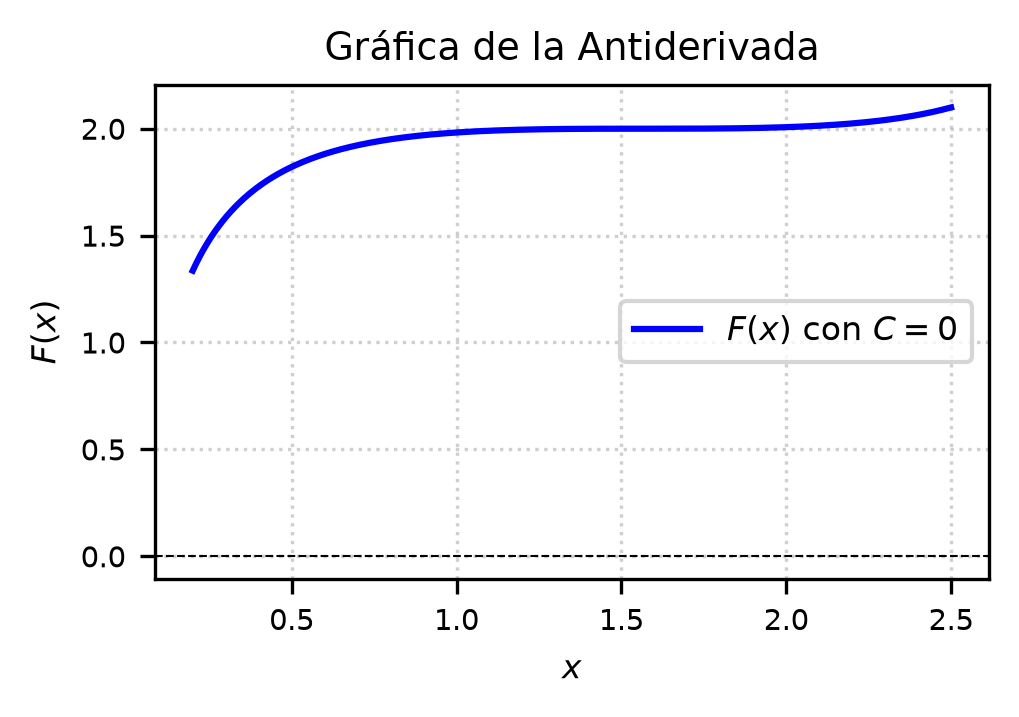

Recreate this plot in Python.
import matplotlib
matplotlib.use('Agg')
import numpy as np
import matplotlib.pyplot as plt

# Definir el dominio para x evitando singularidades (múltiplos de pi y donde tan(x/2) = -1)
x = np.linspace(0.2, 2.5, 400)

# Antiderivada F(x) con C = 0
# F(x) = ln|tan(x/2)| + 4 / (tan(x/2) + 1)
def F(x):
    z = np.tan(x / 2.0)
    # Evitar divisiones por cero o logaritmos de cero
    with np.errstate(divide='ignore', invalid='ignore'):
        val = np.log(np.abs(z)) + 4.0 / (z + 1.0)
    return val

y = F(x)

# Configuración de la figura para formato IEEE de dos columnas
fig, ax = plt.subplots(figsize=(3.5, 2.5))

ax.plot(x, y, label=r'$F(x)$ con $C=0$', color='b', linewidth=1.5)

ax.set_title(r'Gráfica de la Antiderivada', fontsize=9)
ax.set_xlabel(r'$x$', fontsize=8)
ax.set_ylabel(r'$F(x)$', fontsize=8)
ax.axhline(0, color='black', linewidth=0.5, linestyle='--')
ax.grid(True, linestyle=':', alpha=0.6)
ax.legend(fontsize=8)
ax.tick_params(axis='both', labelsize=7)

plt.tight_layout()

plt.savefig(r'semana_04/graficas/SEM04_P15_grafica.png', dpi=300, bbox_inches='tight')
plt.close()
